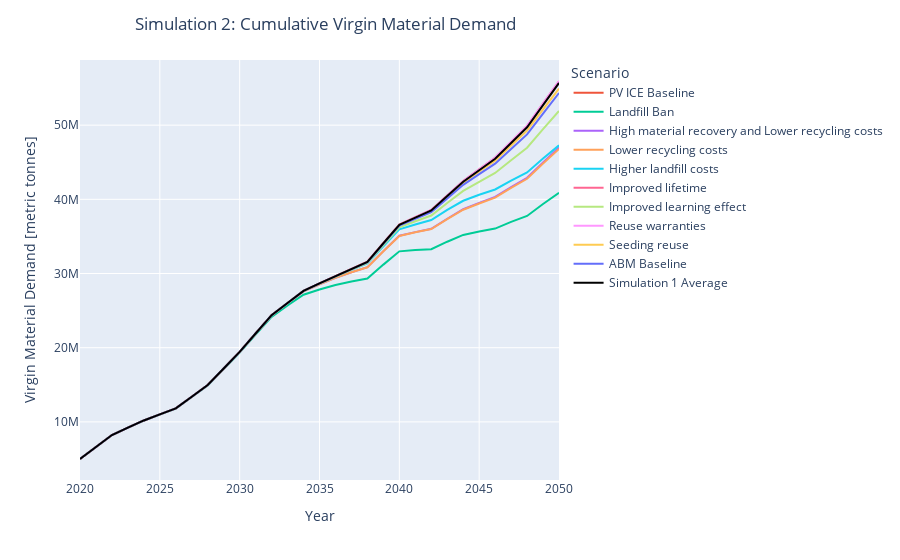

The notebook cell saved with this chart:
### Markdown cell above
### Plotting with USyearly and UScum data frames: r2

### Code cell
filter_col = [col for col in UScum if (col.startswith('VirginStock_Module_ABM_Simulation2'))]
df = UScum[filter_col]
pretty_scenarios = ['PV ICE Baseline','Landfill Ban','High material recovery and Lower recycling costs','Lower recycling costs','Higher landfill costs','Improved lifetime','Improved learning effect','Reuse warranties','Seeding reuse','ABM Baseline']
df = df.set_axis(pretty_scenarios, axis=1)
df['year'] = list(range(1995,2051))
df = df[df.year.isin(list(range(2020,2051)))]

##include average line from simulation 1 yearly virgin material demand
df["Simulation 1 Average"] = list(df_avg_r1_virgin_material_demand_cum["value"][:].values)
cols = pretty_scenarios + ["Simulation 1 Average"]

fig1 = px.line(df, x='year', y = cols, labels = {
            'variable':'Scenario',
            'value':'Virgin Material Demand [metric tonnes]',
            'year':'Year'},
              color_discrete_map={
                "Simulation 1 Average": "black"},
              line_dash_map={
                  "Simulation 1 Average": "dash" #get this dashed line to work
              })
fig1.update_layout(title_text='Simulation 2: Cumulative Virgin Material Demand', title_x=0.15)
fig1.show()
